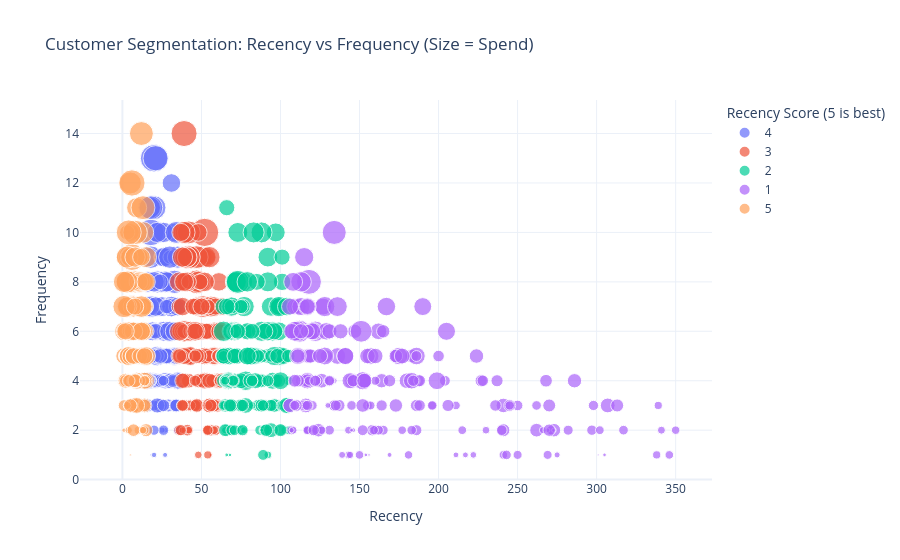

The notebook cell this image was saved under:
### Code cell
import plotly.express as px

fig = px.scatter(rfm_human, 
                 x="Recency", 
                 y="Frequency", 
                 size="Monetary", 
                 color="R_Score",
                 hover_name="name",
                 title="Customer Segmentation: Recency vs Frequency (Size = Spend)",
                 labels={"R_Score": "Recency Score (5 is best)"},
                 template="plotly_white")

fig.show()

### Figure 1 — Plotly figure (JSON) as saved in the notebook; plotly's stock layout.template omitted (floating-point values rounded to 4 significant figures; data arrays with more than 128 entries replaced by an {"elided": "..."} marker saying what was removed)
{"data": [{"hovertemplate": "<b>%{hovertext}</b><br><br>Recency Score (5 is best)=4<br>Recency=%{x}<br>Frequency=%{y}<br>Monetary=%{marker.size}<extra></extra>", "hovertext": {"elided": "204 str values"}, "legendgroup": "4", "marker": {"color": "#636efa", "size": {"elided": "204 float values"}, "sizemode": "area", "sizeref": 52.16, "symbol": "circle"}, "mode": "markers", "name": "4", "orientation": "v", "showlegend": true, "type": "scatter", "x": {"elided": "204 int values"}, "xaxis": "x", "y": {"elided": "204 int values"}, "yaxis": "y"}, {"hovertemplate": "<b>%{hovertext}</b><br><br>Recency Score (5 is best)=3<br>Recency=%{x}<br>Frequency=%{y}<br>Monetary=%{marker.size}<extra></extra>", "hovertext": {"elided": "192 str values"}, "legendgroup": "3", "marker": {"color": "#EF553B", "size": {"elided": "192 float values"}, "sizemode": "area", "sizeref": 52.16, "symbol": "circle"}, "mode": "markers", "name": "3", "orientation": "v", "showlegend": true, "type": "scatter", "x": {"elided": "192 int values"}, "xaxis": "x", "y": {"elided": "192 int values"}, "yaxis": "y"}, {"hovertemplate": "<b>%{hovertext}</b><br><br>Recency Score (5 is best)=2<br>Recency=%{x}<br>Frequency=%{y}<br>Monetary=%{marker.size}<extra></extra>", "hovertext": {"elided": "199 str values"}, "legendgroup": "2", "marker": {"color": "#00cc96", "size": {"elided": "199 float values"}, "sizemode": "area", "sizeref": 52.16, "symbol": "circle"}, "mode": "markers", "name": "2", "orientation": "v", "showlegend": true, "type": "scatter", "x": {"elided": "199 int values"}, "xaxis": "x", "y": {"elided": "199 int values"}, "yaxis": "y"}, {"hovertemplate": "<b>%{hovertext}</b><br><br>Recency Score (5 is best)=1<br>Recency=%{x}<br>Frequency=%{y}<br>Monetary=%{marker.size}<extra></extra>", "hovertext": {"elided": "199 str values"}, "legendgroup": "1", "marker": {"color": "#ab63fa", "size": {"elided": "199 float values"}, "sizemode": "area", "sizeref": 52.16, "symbol": "circle"}, "mode": "markers", "name": "1", "orientation": "v", "showlegend": true, "type": "scatter", "x": {"elided": "199 int values"}, "xaxis": "x", "y": {"elided": "199 int values"}, "yaxis": "y"}, {"hovertemplate": "<b>%{hovertext}</b><br><br>Recency Score (5 is best)=5<br>Recency=%{x}<br>Frequency=%{y}<br>Monetary=%{marker.size}<extra></extra>", "hovertext": {"elided": "200 str values"}, "legendgroup": "5", "marker": {"color": "#FFA15A", "size": {"elided": "200 float values"}, "sizemode": "area", "sizeref": 52.16, "symbol": "circle"}, "mode": "markers", "name": "5", "orientation": "v", "showlegend": true, "type": "scatter", "x": {"elided": "200 int values"}, "xaxis": "x", "y": {"elided": "200 int values"}, "yaxis": "y"}], "layout": {"legend": {"itemsizing": "constant", "title": {"text": "Recency Score (5 is best)"}, "tracegroupgap": 0}, "title": {"text": "Customer Segmentation: Recency vs Frequency (Size = Spend)"}, "xaxis": {"anchor": "y", "domain": [0, 1], "title": {"text": "Recency"}}, "yaxis": {"anchor": "x", "domain": [0, 1], "title": {"text": "Frequency"}}}}
